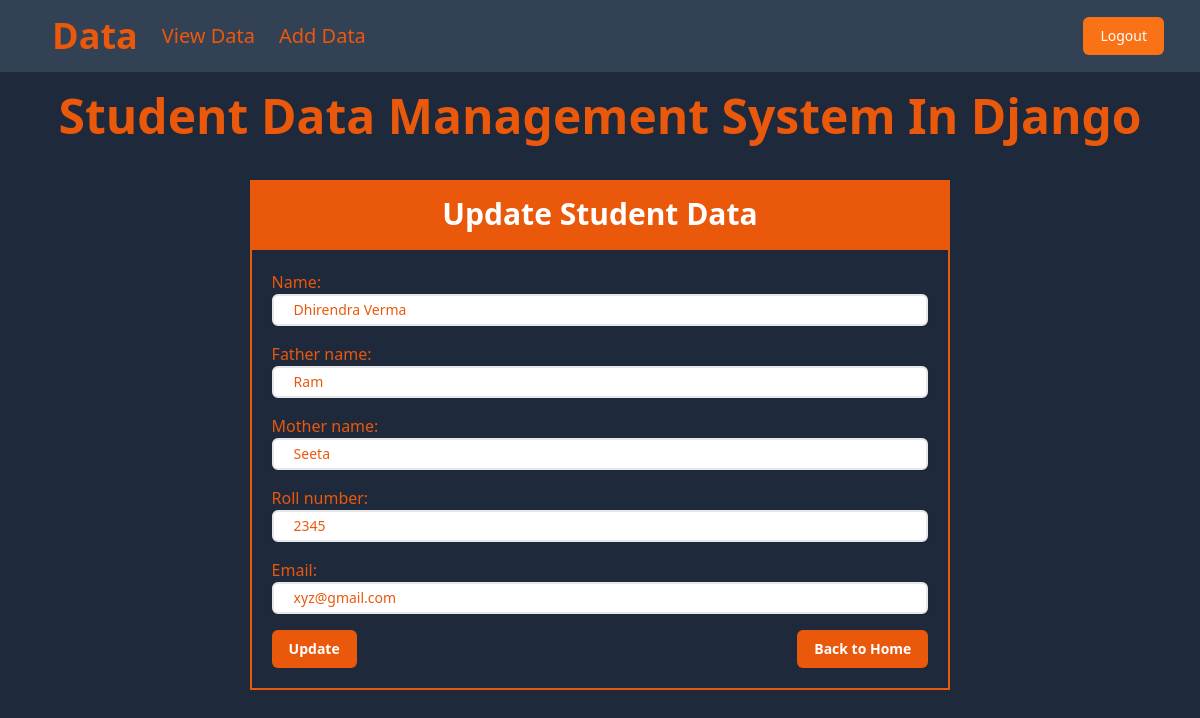
The page /update_Data/1/ (signed in) on the database its author committed.
### data/models.py (models this page shows, shortened)
class Student_Data_Model(models.Model):
    name = models.CharField(max_length=50)
    father_name =models.CharField(max_length=60)
    mother_name =models.CharField(max_length=60)
    roll_number = models.IntegerField()
    email = models.EmailField(max_length=254)
    created_at = models.DateTimeField(auto_now_add=True)

### data/views.py (the view)
# urls.py: path('update_Data/<int:id>/',views.edit_Student_Data,name='Update_data'),
@login_required
def edit_Student_Data(request,id):
    if request.method == 'POST':
        get_Data_Model = Student_Data_Model.objects.get(pk = id)
        edit_forms = Add_Data_Form(request.POST,instance=get_Data_Model)
        if edit_forms.is_valid():
            edit_forms.save()
            return redirect('Show_data')
    else:
        get_Data_Model = Student_Data_Model.objects.get(pk = id)
        edit_forms = Add_Data_Form(instance=get_Data_Model)
    return render(request,'update_Details.html',{'edit_forms':edit_forms})

### data/templates/update_Details.html (shortened to what this page needs)
{% extends "layout.html" %}
{% block content %}
<h1 class="text-center text-4xl md:text-5xl font-bold p-5 text-orange-600">
    Student Data Management System In Django
  </h1>
  <div class="flex items-center justify-center px-4">
    <div class="py-5 w-full md:w-3/5">
      <h1 class="text-center text-2xl md:text-3xl font-bold p-4 bg-orange-600 text-white">
        Update Student Data
      </h1>
      <form action="" method="POST" class="border-2 border-orange-600 text-orange-600 p-5">
        <div class="space-y-4">
          {{edit_forms}}
        </div>
        <div class="pt-4 flex flex-col sm:flex-row items-center sm:justify-between">
          <button
            type="submit"
            class="px-4 py-2 mb-3 sm:mb-0 sm:mr-3 border border-transparent text-sm font-bold rounded-md text-white bg-orange-600 hover:bg-orange-700 focus:outline-none focus:ring-2"
          >
            Update
          </button>
          <a
            href="{% url 'Show_data' %}"
            class="px-4 py-2 border border-transparent text-sm font-bold rounded-md text-white bg-orange-600 hover:bg-orange-700 focus:outline-none focus:ring-2"
          >
            Back to Home
          </a>
        </div>
      </form>
    </div>
  </div>
{% endblock content %}

### rows shown on the page
Student_Data_Model: name "Dhirendra Verma", father_name "Ram", mother_name "Seeta", roll_number "2345", email "xyz@gmail.com"
